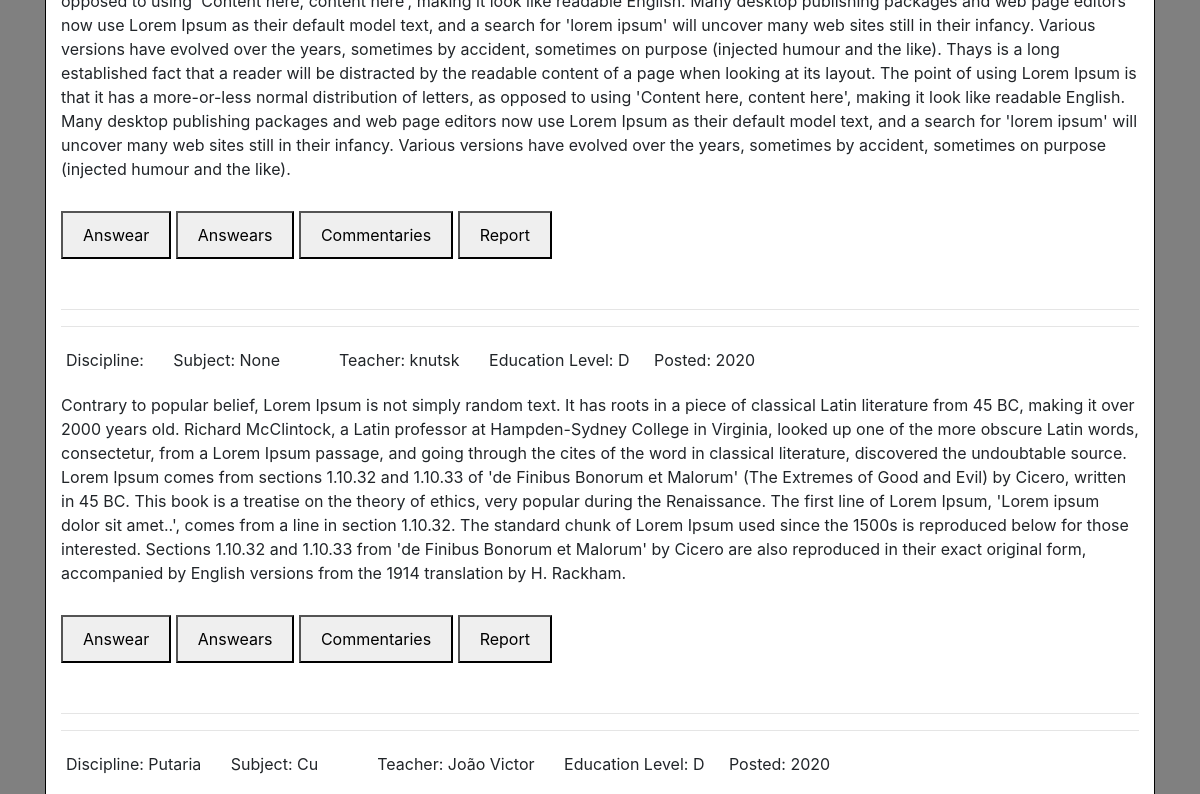
Page / (signed in, middle part) on the earlier database version.
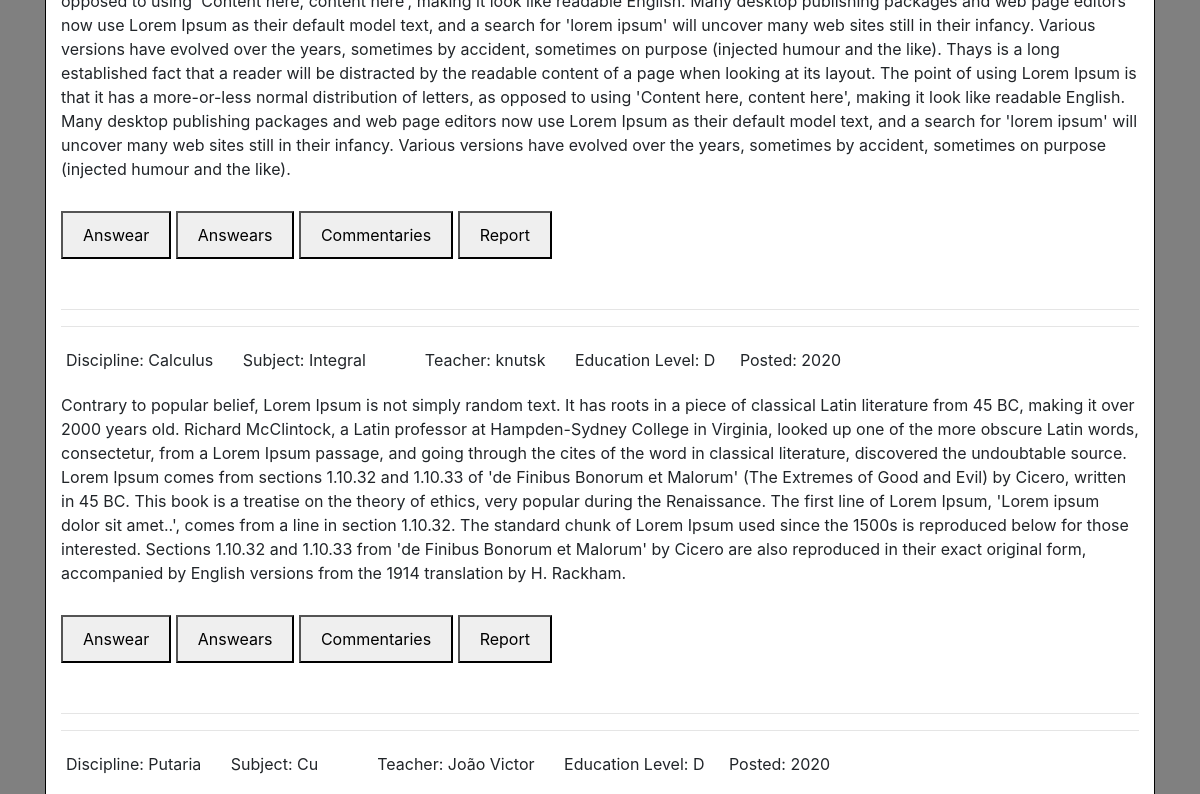
Same page on the later database version.
### base/models.py (models this page shows)
class Question(models.Model):
    date_created = models.DateTimeField(auto_now_add=True, null=True)
    text = models.CharField (max_length=10000)
    teacher_name = models.CharField(max_length=200)
    university_name = models.CharField(max_length=200, blank=True, null=True)
    education_Level = models.CharField(max_length=1, choices=EDUCATIONS)
    answear = models.CharField(max_length=5000, blank=True, null=True)
    is_public = models.BooleanField(default=True, blank=True)
    wrong_answears_count = models.IntegerField(default=0, blank=True)
    pic_1 = models.ImageField(blank=True, null=True)
    pic_2 = models.ImageField(blank=True, null=True)
    subject = models.ForeignKey(Subject, on_delete=models.SET_NULL, null=True)
    userpermissions = models.ManyToManyField(UserPermission, blank=True)
    answears = models.ManyToManyField(Answear, blank=True)
    comments = models.ManyToManyField(Commentary, blank=True)
    reports = models.ManyToManyField(Report, blank=True)

class Subject(models.Model):
    name = models.CharField(max_length=100)
    discipline_name = models.CharField(max_length=100)
    reports = models.ManyToManyField(Report, blank=True)
    def __str__(self):
        return self.name

### base/views.py (the view)
# urls.py: path('', views.questions, name='questions'),
@login_required(login_url='login')
def questions(request):
	questions = Question.objects.filter(is_public=True)
	paginator = Paginator(questions, 5)
	page = request.GET.get('page')
	try:
		questions = paginator.page(page)
	except PageNotAnInteger:
		questions = paginator.page(1)
	except EmptyPage:
		questions = paginator.page(paginator.num_pages)
	context = {'page':page, 'questions':questions,}
	return render(request, 'base/questions.html', context)

### base/templates/base/questions.html (shortened to what this page needs)
{%  extends 'base/main.html' %}
{% block content %}
        {% for question in questions %}
            {% include 'base/question_display.html' %}
        {% endfor %}
</div>
{% endblock %}

### base/templates/base/question_display.html (shortened to what this page needs)
{% load static %}
<div class="container">
   <hr>
    <div style="display:block; margin-bottom:50px; margin-bottom:50px;">
        <div style="display:block;">
            <div style="display:inline-block; margin:5px; margin-right:20px;">
                <p>Discipline: {{question.subject.discipline_name}}</p>
            </div>
            <div style="display:inline-block; margin:5px; margin-right:20px;">
                <p>Subject: {{question.subject}}</p>
            </div>
            <div style="display:inline-block; margin:5px; margin-right:20px;">
                <p>Teacher: {{question.teacher_name}}</p>
            </div>
            <div style="display:inline-block; margin:5px; margin-right:20px;">
                <p>Education Level: {{question.education_Level}}</p>
            </div>
            <div style="display:inline-block;">
                <p>Posted: {{question.date_created.year}}</p>
            </div>
        </div>
        <div>
            <p style="margin-bottom:30px;">{{question.text}}</p>
        </div>
        <button style="padding:10px; padding-right:20px; padding-left:20px;" type="submit">Answear</button>
        <button id="answears" style="padding:10px; padding-right:20px; padding-left:20px;"  onclick="Show">Answears</button>
        <button style="padding:10px; padding-right:20px; padding-left:20px;">Commentaries</button>
        <a href="postreport"><button style="padding:10px; padding-right:20px; padding-left:20px;">Report</button></a>
    </div>
    <hr>
</div>

Differences in the rows shown:
changed Question "knutsk": subject.discipline_name (not shown) → "Calculus"; subject "None" → "Integral"
